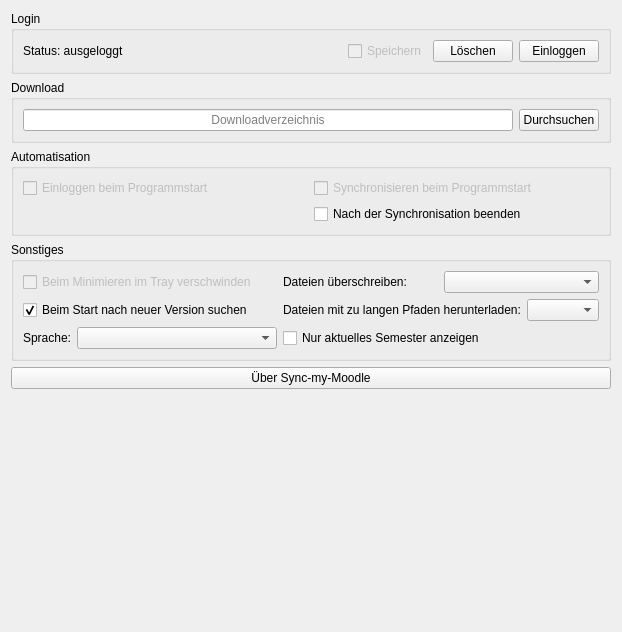
<?xml version="1.0" encoding="UTF-8"?>
<ui version="4.0">
 <class>Options</class>
 <widget class="QWidget" name="Options">
  <property name="geometry">
   <rect>
    <x>0</x>
    <y>0</y>
    <width>616</width>
    <height>632</height>
   </rect>
  </property>
  <property name="windowTitle">
   <string notr="true">Form</string>
  </property>
  <layout class="QVBoxLayout" name="verticalLayout">
   <item>
    <widget class="QGroupBox" name="userDataBox">
     <property name="title">
      <string>Login</string>
     </property>
     <layout class="QGridLayout" name="gridLayout_3">
      <item row="1" column="1">
       <widget class="QLabel" name="loginStatusLabel">
        <property name="text">
         <string>Status: ausgeloggt</string>
        </property>
       </widget>
      </item>
      <item row="1" column="2">
       <spacer name="horizontalSpacer">
        <property name="orientation">
         <enum>Qt::Horizontal</enum>
        </property>
        <property name="sizeHint" stdset="0">
         <size>
          <width>40</width>
          <height>20</height>
         </size>
        </property>
       </spacer>
      </item>
      <item row="1" column="3">
       <layout class="QHBoxLayout" name="horizontalLayout">
        <item>
         <widget class="QCheckBox" name="userDataSaveCheckBox">
          <property name="enabled">
           <bool>false</bool>
          </property>
          <property name="text">
           <string>Speichern</string>
          </property>
          <property name="checked">
           <bool>false</bool>
          </property>
         </widget>
        </item>
        <item>
         <widget class="QPushButton" name="loginErasePushButton">
          <property name="enabled">
           <bool>true</bool>
          </property>
          <property name="text">
           <string>Löschen</string>
          </property>
          <property name="icon">
           <iconset>
            <normaloff>:/icons/logout.png</normaloff>:/icons/logout.png</iconset>
          </property>
         </widget>
        </item>
        <item>
         <widget class="QPushButton" name="loginPushButton">
          <property name="text">
           <string>Einloggen</string>
          </property>
          <property name="icon">
           <iconset>
            <normaloff>:/icons/login.png</normaloff>:/icons/login.png</iconset>
          </property>
          <property name="default">
           <bool>false</bool>
          </property>
         </widget>
        </item>
       </layout>
      </item>
     </layout>
    </widget>
   </item>
   <item>
    <widget class="QGroupBox" name="downloadFolderBox">
     <property name="title">
      <string>Download</string>
     </property>
     <layout class="QGridLayout" name="gridLayout_5">
      <item row="0" column="0">
       <widget class="QLineEdit" name="downloadFolderlineEdit">
        <property name="alignment">
         <set>Qt::AlignCenter</set>
        </property>
        <property name="placeholderText">
         <string>Downloadverzeichnis</string>
        </property>
       </widget>
      </item>
      <item row="0" column="1">
       <widget class="QPushButton" name="downloadFolderPushButton">
        <property name="text">
         <string>Durchsuchen</string>
        </property>
        <property name="icon">
         <iconset>
          <normaloff>:/icons/downloadDirectory.png</normaloff>:/icons/downloadDirectory.png</iconset>
        </property>
       </widget>
      </item>
     </layout>
    </widget>
   </item>
   <item>
    <widget class="QGroupBox" name="automatisationBox">
     <property name="title">
      <string>Automatisation</string>
     </property>
     <layout class="QGridLayout" name="gridLayout_7">
      <item row="0" column="0">
       <widget class="QCheckBox" name="autoLoginOnStartCheckBox">
        <property name="enabled">
         <bool>false</bool>
        </property>
        <property name="text">
         <string>Einloggen beim Programmstart</string>
        </property>
        <property name="checked">
         <bool>false</bool>
        </property>
       </widget>
      </item>
      <item row="0" column="2">
       <widget class="QCheckBox" name="autoSyncOnStartCheckBox">
        <property name="enabled">
         <bool>false</bool>
        </property>
        <property name="text">
         <string>Synchronisieren beim Programmstart</string>
        </property>
       </widget>
      </item>
      <item row="2" column="2">
       <widget class="QCheckBox" name="autoCloseAfterSyncCheckBox">
        <property name="text">
         <string>Nach der Synchronisation beenden</string>
        </property>
       </widget>
      </item>
     </layout>
    </widget>
   </item>
   <item>
    <widget class="QGroupBox" name="misc">
     <property name="title">
      <string>Sonstiges</string>
     </property>
     <layout class="QGridLayout" name="gridLayout">
      <item row="3" column="0">
       <widget class="QCheckBox" name="checkForUpdateCheckBox">
        <property name="text">
         <string>Beim Start nach neuer Version suchen</string>
        </property>
        <property name="checked">
         <bool>true</bool>
        </property>
       </widget>
      </item>
      <item row="1" column="0">
       <widget class="QCheckBox" name="minimizeInTrayCheckBox">
        <property name="enabled">
         <bool>false</bool>
        </property>
        <property name="text">
         <string>Beim Minimieren im Tray verschwinden</string>
        </property>
        <property name="checked">
         <bool>false</bool>
        </property>
       </widget>
      </item>
      <item row="4" column="0">
       <layout class="QHBoxLayout" name="horizontalLayout_2">
        <item>
         <widget class="QLabel" name="langLabel">
          <property name="sizePolicy">
           <sizepolicy hsizetype="Minimum" vsizetype="Preferred">
            <horstretch>0</horstretch>
            <verstretch>0</verstretch>
           </sizepolicy>
          </property>
          <property name="text">
           <string>Sprache:</string>
          </property>
          <property name="alignment">
           <set>Qt::AlignLeading|Qt::AlignLeft|Qt::AlignVCenter</set>
          </property>
         </widget>
        </item>
        <item>
         <widget class="QComboBox" name="langCB">
          <property name="minimumSize">
           <size>
            <width>200</width>
            <height>0</height>
           </size>
          </property>
         </widget>
        </item>
       </layout>
      </item>
      <item row="3" column="1">
       <layout class="QHBoxLayout" name="horizontalLayout_3">
        <item>
         <widget class="QLabel" name="longPathsLabel">
          <property name="toolTip">
           <string>&lt;html&gt;&lt;head/&gt;&lt;body&gt;&lt;p&gt;Sollen Dateien mit zu langen Pfaden trotzdem heruntergeladen werden?&lt;/p&gt;&lt;p&gt;In älteren Windows-Versionen sind Dateien mit über 260 Zeichen langen Pfaden oft problematisch. Sie können meist nicht geöffnet oder gelöscht werden.&lt;/p&gt;&lt;/body&gt;&lt;/html&gt;</string>
          </property>
          <property name="text">
           <string>Dateien mit zu langen Pfaden herunterladen:</string>
          </property>
         </widget>
        </item>
        <item>
         <widget class="QComboBox" name="longPathsCB">
          <property name="toolTip">
           <string>&lt;html&gt;&lt;head/&gt;&lt;body&gt;&lt;p&gt;Sollen Dateien mit zu langen Pfaden trotzdem heruntergeladen werden?&lt;/p&gt;&lt;p&gt;In älteren Windows-Versionen sind Dateien mit über 260 Zeichen langen Pfaden oft problematisch. Sie können meist nicht geöffnet oder gelöscht werden.&lt;/p&gt;&lt;/body&gt;&lt;/html&gt;</string>
          </property>
         </widget>
        </item>
       </layout>
      </item>
      <item row="1" column="1">
       <layout class="QHBoxLayout" name="horizontalLayout_4">
        <item>
         <widget class="QLabel" name="overrideFilesLabel">
          <property name="toolTip">
           <string>&lt;html&gt;&lt;head/&gt;&lt;body&gt;&lt;p&gt;Sollen lokale Dateien mit neueren Versionen überschrieben werden?&lt;/p&gt;&lt;p&gt;Vom Nutzer gemachte Änderungen werden hierbei überschrieben und können nicht wieder hergestellt werden.&lt;/p&gt;&lt;/body&gt;&lt;/html&gt;</string>
          </property>
          <property name="text">
           <string>Dateien überschreiben:</string>
          </property>
         </widget>
        </item>
        <item>
         <widget class="QComboBox" name="overrideFilesCB">
          <property name="toolTip">
           <string>&lt;html&gt;&lt;head/&gt;&lt;body&gt;&lt;p&gt;Sollen lokale Dateien mit neueren Versionen überschrieben werden?&lt;/p&gt;&lt;p&gt;Vom Nutzer gemachte Änderungen werden hierbei überschrieben und können nicht wieder hergestellt werden.&lt;/p&gt;&lt;/body&gt;&lt;/html&gt;</string>
          </property>
         </widget>
        </item>
       </layout>
      </item>
      <item row="4" column="1">
       <widget class="QCheckBox" name="currentSemesterCheckBox">
        <property name="text">
         <string>Nur aktuelles Semester anzeigen</string>
        </property>
       </widget>
      </item>
     </layout>
    </widget>
   </item>
   <item>
    <widget class="QPushButton" name="aboutButton">
     <property name="text">
      <string>Über Sync-my-Moodle</string>
     </property>
     <property name="icon">
      <iconset>
       <normaloff>:/icons/about.png</normaloff>:/icons/about.png</iconset>
     </property>
    </widget>
   </item>
   <item>
    <spacer name="verticalSpacer_2">
     <property name="orientation">
      <enum>Qt::Vertical</enum>
     </property>
     <property name="sizeHint" stdset="0">
      <size>
       <width>20</width>
       <height>40</height>
      </size>
     </property>
    </spacer>
   </item>
  </layout>
 </widget>
 <resources/>
 <connections/>
</ui>
